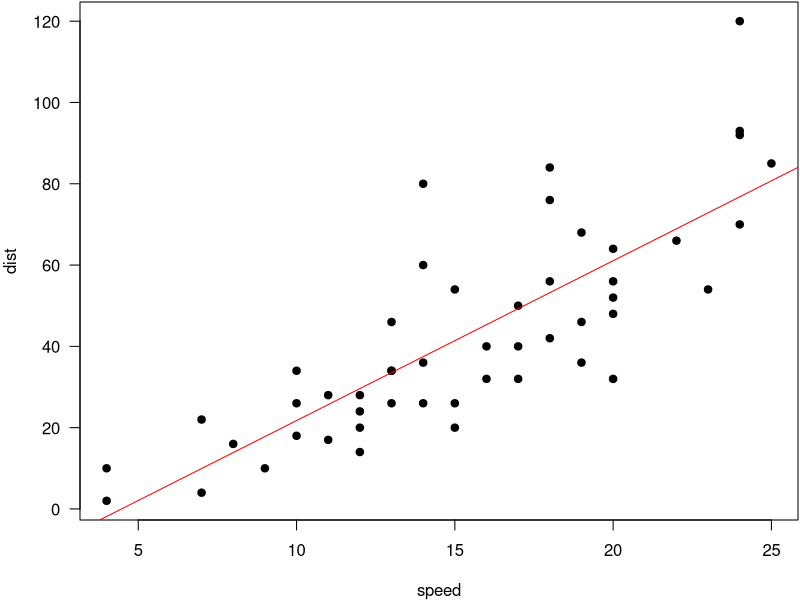

Here is the R script that generated this plot:
## ---- chunk 1
x <- 1:15
## ---- chunk 2
options(digits = 4)
fit = lm(dist ~ speed, data = cars)
coef(summary(fit))
b = coef(fit)
## ---- chunk 3
par(mar = c(4, 4, .1, .1), las = 1)
plot(cars, pch = 19)
abline(fit, col = 'red')
